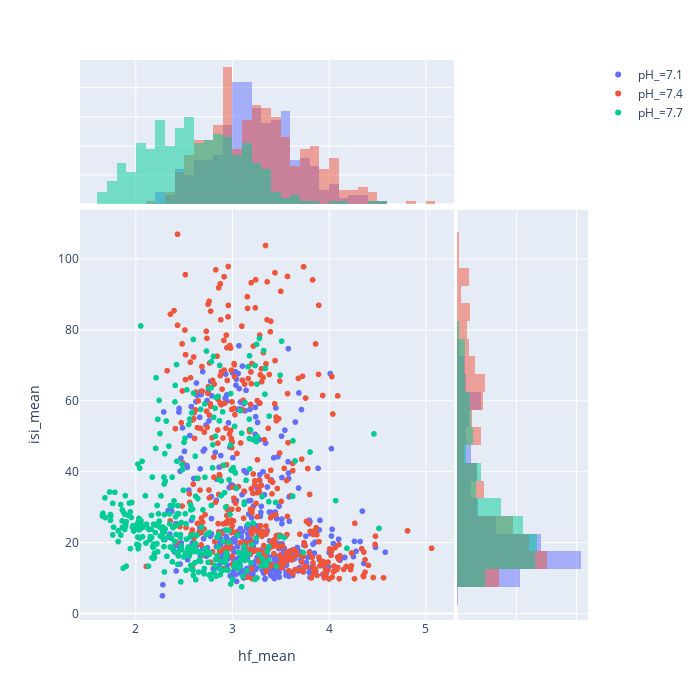

The notebook cell saved with this chart:
### Code cell
plx.scatter(summary,x="hf_mean",y="isi_mean", width=700, height=700,color="pH_", marginal_x="histogram", marginal_y="histogram")

### Figure 1 — Plotly figure (JSON) as saved in the notebook; plotly's stock layout.template omitted (floating-point values rounded to 4 significant figures; data arrays with more than 128 entries replaced by an {"elided": "..."} marker saying what was removed)
{"data": [{"hoverlabel": {"namelength": 0}, "hovertemplate": "pH_=7.1<br>hf_mean=%{x}<br>isi_mean=%{y}", "legendgroup": "pH_=7.1", "marker": {"color": "#636efa", "symbol": "circle"}, "mode": "markers", "name": "pH_=7.1", "showlegend": true, "type": "scattergl", "x": {"elided": "375 float values"}, "xaxis": "x", "y": {"elided": "375 float values"}, "yaxis": "y"}, {"alignmentgroup": "True", "bingroup": "x", "hoverlabel": {"namelength": 0}, "hovertemplate": "pH_=7.1<br>hf_mean=%{x}<br>count=%{y}", "legendgroup": "pH_=7.1", "marker": {"color": "#636efa"}, "name": "pH_=7.1", "offsetgroup": "pH_=7.1", "opacity": 0.5, "showlegend": false, "type": "histogram", "x": {"elided": "375 float values"}, "xaxis": "x3", "yaxis": "y3"}, {"alignmentgroup": "True", "bingroup": "y", "hoverlabel": {"namelength": 0}, "hovertemplate": "pH_=7.1<br>isi_mean=%{y}<br>count=%{x}", "legendgroup": "pH_=7.1", "marker": {"color": "#636efa"}, "name": "pH_=7.1", "offsetgroup": "pH_=7.1", "opacity": 0.5, "showlegend": false, "type": "histogram", "xaxis": "x2", "y": {"elided": "375 float values"}, "yaxis": "y2"}, {"hoverlabel": {"namelength": 0}, "hovertemplate": "pH_=7.4<br>hf_mean=%{x}<br>isi_mean=%{y}", "legendgroup": "pH_=7.4", "marker": {"color": "#EF553B", "symbol": "circle"}, "mode": "markers", "name": "pH_=7.4", "showlegend": true, "type": "scattergl", "x": {"elided": "422 float values"}, "xaxis": "x", "y": {"elided": "422 float values"}, "yaxis": "y"}, {"alignmentgroup": "True", "bingroup": "x", "hoverlabel": {"namelength": 0}, "hovertemplate": "pH_=7.4<br>hf_mean=%{x}<br>count=%{y}", "legendgroup": "pH_=7.4", "marker": {"color": "#EF553B"}, "name": "pH_=7.4", "offsetgroup": "pH_=7.4", "opacity": 0.5, "showlegend": false, "type": "histogram", "x": {"elided": "422 float values"}, "xaxis": "x3", "yaxis": "y3"}, {"alignmentgroup": "True", "bingroup": "y", "hoverlabel": {"namelength": 0}, "hovertemplate": "pH_=7.4<br>isi_mean=%{y}<br>count=%{x}", "legendgroup": "pH_=7.4", "marker": {"color": "#EF553B"}, "name": "pH_=7.4", "offsetgroup": "pH_=7.4", "opacity": 0.5, "showlegend": false, "type": "histogram", "xaxis": "x2", "y": {"elided": "422 float values"}, "yaxis": "y2"}, {"hoverlabel": {"namelength": 0}, "hovertemplate": "pH_=7.7<br>hf_mean=%{x}<br>isi_mean=%{y}", "legendgroup": "pH_=7.7", "marker": {"color": "#00cc96", "symbol": "circle"}, "mode": "markers", "name": "pH_=7.7", "showlegend": true, "type": "scattergl", "x": {"elided": "351 float values"}, "xaxis": "x", "y": {"elided": "351 float values"}, "yaxis": "y"}, {"alignmentgroup": "True", "bingroup": "x", "hoverlabel": {"namelength": 0}, "hovertemplate": "pH_=7.7<br>hf_mean=%{x}<br>count=%{y}", "legendgroup": "pH_=7.7", "marker": {"color": "#00cc96"}, "name": "pH_=7.7", "offsetgroup": "pH_=7.7", "opacity": 0.5, "showlegend": false, "type": "histogram", "x": {"elided": "351 float values"}, "xaxis": "x3", "yaxis": "y3"}, {"alignmentgroup": "True", "bingroup": "y", "hoverlabel": {"namelength": 0}, "hovertemplate": "pH_=7.7<br>isi_mean=%{y}<br>count=%{x}", "legendgroup": "pH_=7.7", "marker": {"color": "#00cc96"}, "name": "pH_=7.7", "offsetgroup": "pH_=7.7", "opacity": 0.5, "showlegend": false, "type": "histogram", "xaxis": "x2", "y": {"elided": "351 float values"}, "yaxis": "y2"}], "layout": {"barmode": "overlay", "height": 700, "legend": {"tracegroupgap": 0}, "margin": {"t": 60}, "width": 700, "xaxis": {"anchor": "y", "domain": [0, 0.7363], "title": {"text": "hf_mean"}}, "xaxis2": {"anchor": "y2", "domain": [0.7413, 1], "matches": "x2", "showgrid": true, "showline": false, "showticklabels": false, "ticks": ""}, "xaxis3": {"anchor": "y3", "domain": [0, 0.7363], "matches": "x", "showgrid": true, "showticklabels": false}, "xaxis4": {"anchor": "y4", "domain": [0.7413, 1], "matches": "x2", "showgrid": true, "showline": false, "showticklabels": false, "ticks": ""}, "yaxis": {"anchor": "x", "domain": [0, 0.7326], "title": {"text": "isi_mean"}}, "yaxis2": {"anchor": "x2", "domain": [0, 0.7326], "matches": "y", "showgrid": true, "showticklabels": false}, "yaxis3": {"anchor": "x3", "domain": [0.7426, 1], "matches": "y3", "showgrid": true, "showline": false, "showticklabels": false, "ticks": ""}, "yaxis4": {"anchor": "x4", "domain": [0.7426, 1], "matches": "y3", "showgrid": true, "showline": false, "showticklabels": false, "ticks": ""}}}
